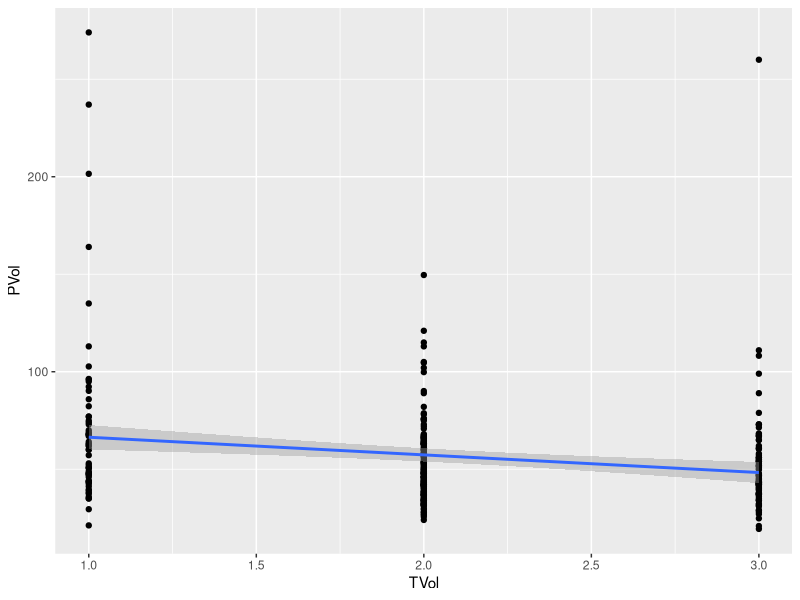
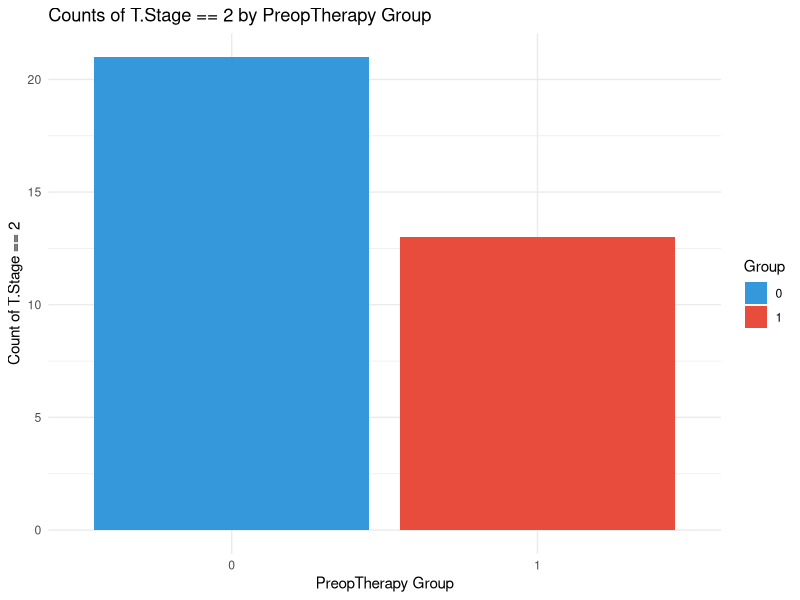

Write R code to recreate these figures, in order.
#----GROUP 3-------------------------####
# Date:  2024-09-11      
# Author:  The members of GROUP 3     
# Filename: Creating_Plots.R    
# Description:  Creatig Plots
#               
#               
# Project: Exam
#-------------------------------------------###

## Importing data and libraries----
# Importing relevant packages
library(tidyverse)
library(here)
library(readxl)
library(dplyr)
library (patchwork)
library(ggplot2)

# Reading the file
MyData<-read.delim(here("DATA","tidy_adjust_exam_dataset.txt"))

# Getting an overview
glimpse(MyData)


# 4. Day 7: Create plots that would help answer these questions:


#- Are there any correlated measurements? ----

#  - Is there a relation between the `PVol` and `TVol` variables? ----
# Regression: viewing the data: hos does the regression line look like
MyData %>% 
  ggplot(aes(x = TVol, y = PVol)) +
  geom_point() + 
  geom_smooth(method = "lm")

# Calculate correlation and handle NA values by excluding them
correlation <- cor(MyData$PVol, MyData$TVol, use = "complete.obs")
print(correlation) # There is a negative correlation between PVol and TVol of -0,21, meaning that for every 1 TVol increases, PVol decreses with 0.21


#  - Does the distribution of `PVol` depend on `sGS`? ----

#  - Does the distribution of `TVol` depend on `sGS`? ----

#  - Where there more `T.Stage == 2` in the group with `PreopTherapy == 1` than in the group `PreopTherapy == 0`? ----
# Add a binary indicator for T.Stage == 2, explicitly handling NAs
My_Data <- MyData %>%
  mutate(T_Stage_2 = if_else(`T.stage` == 2, 1, if_else(is.na(`T.stage`), NA_integer_, 0)))
# Subset the data for PreopTherapy groups 0 and 1, excluding NAs in T_Stage_2
group_0 <- My_Data %>% 
  filter(`PreopTherapy` == 0, !is.na(T_Stage_2)) %>% 
  pull(T_Stage_2)

group_1 <- My_Data %>% 
  filter(`PreopTherapy` == 1, !is.na(T_Stage_2)) %>% 
  pull(T_Stage_2)

# Perform a t-test
t_test_result <- t.test(group_1, group_0, alternative = "greater")

# Print the results of the t-test
print(t_test_result) #p-value = 0.001023. The t-test results suggest that there is a statistically significant greater presence of T.Stage == 2 in the group with PreopTherapy == 1 compared to the group with PreopTherapy == 0.

# Show all of this in a plot:
# Prepare the summary data frame, excluding NAs in T_Stage_2
summary_data <- data.frame(
  PreopTherapy = factor(c(rep(0, length(group_0)), rep(1, length(group_1)))),
  T_Stage_2 = c(group_0, group_1)
)

# Exclude rows with NA in T_Stage_2
summary_data <- summary_data[!is.na(summary_data$T_Stage_2), ]

# Calculate the sum for each group
summary_plot_data <- summary_data %>%
  group_by(PreopTherapy) %>%
  summarise(Count = sum(T_Stage_2), .groups = 'drop')

# Print the summary data to check it
print(summary_plot_data)

# Plotting the counts of T.Stage == 2 by PreopTherapy group
ggplot(summary_plot_data, aes(x = PreopTherapy, y = Count, fill = PreopTherapy)) +
  geom_col() +
  scale_fill_manual(values = c("#3498db", "#e74c3c")) +
  labs(title = "Counts of T.Stage == 2 by PreopTherapy Group",
       x = "PreopTherapy Group",
       y = "Count of T.Stage == 2",
       fill = "Group") +
  theme_minimal()

 
